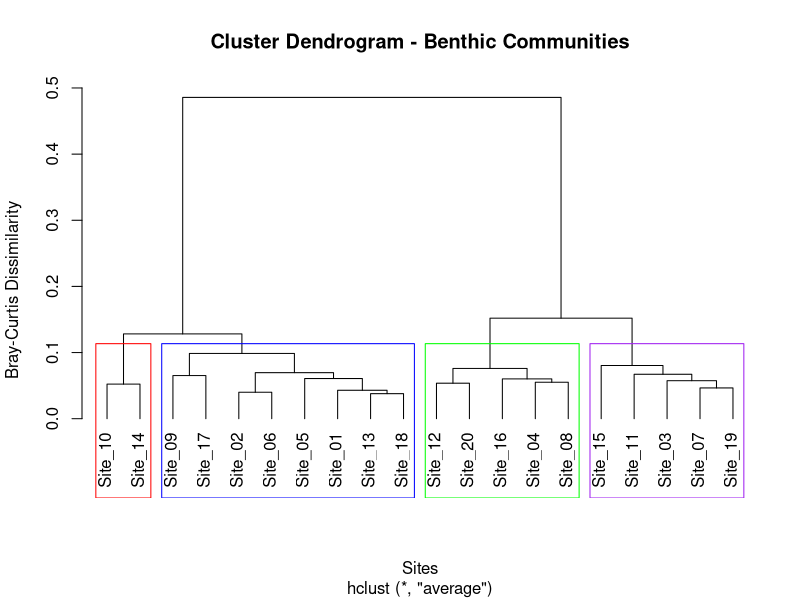
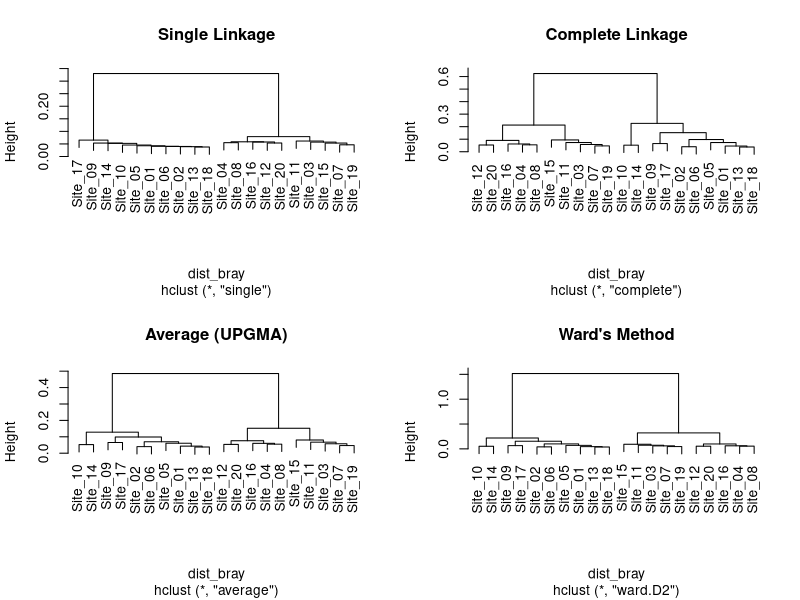
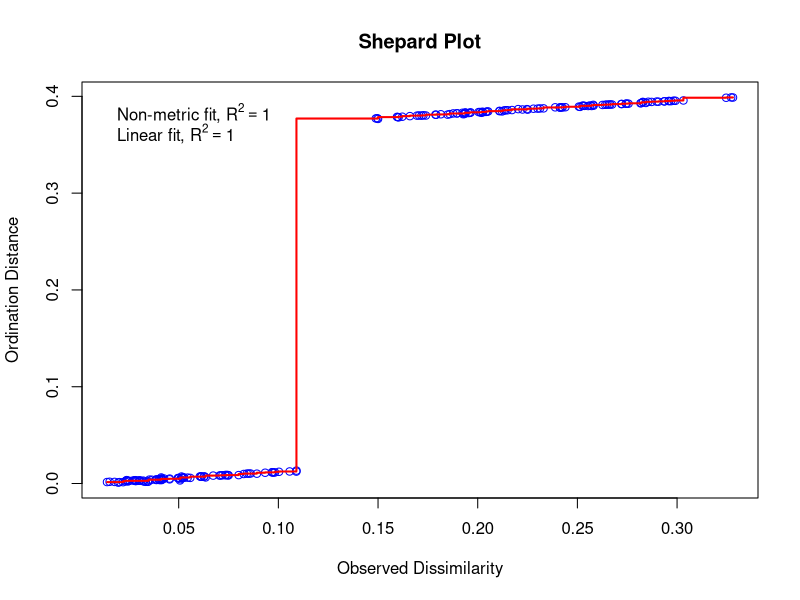
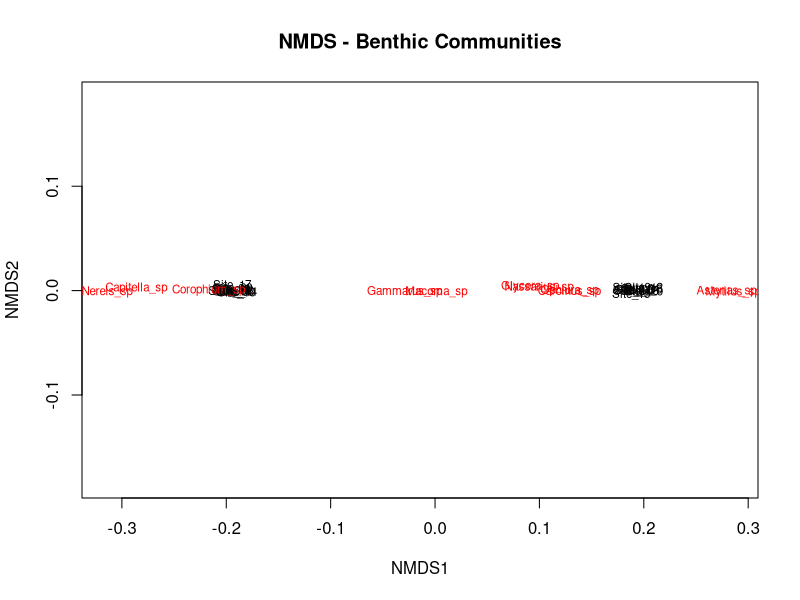
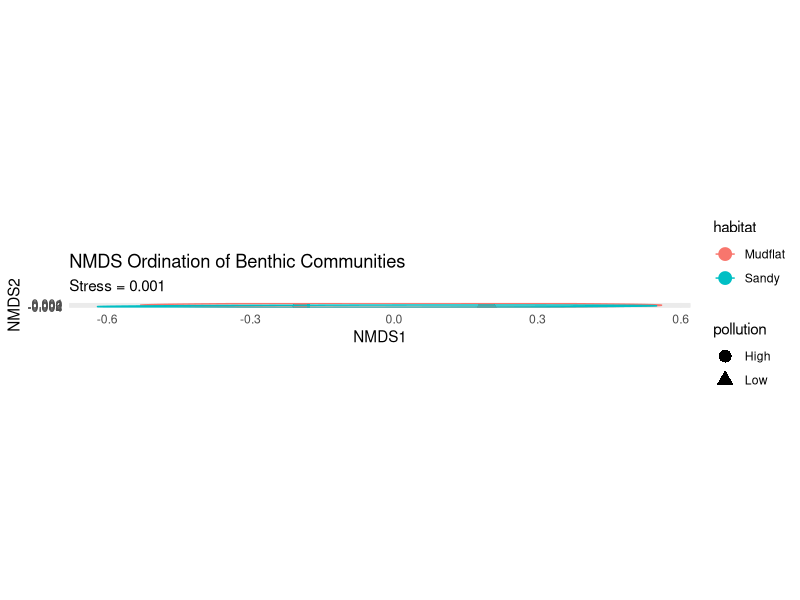
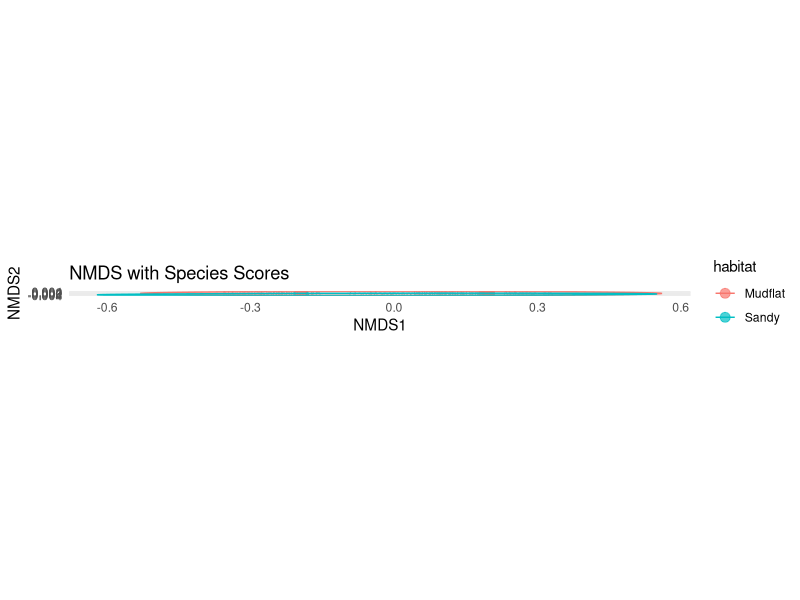
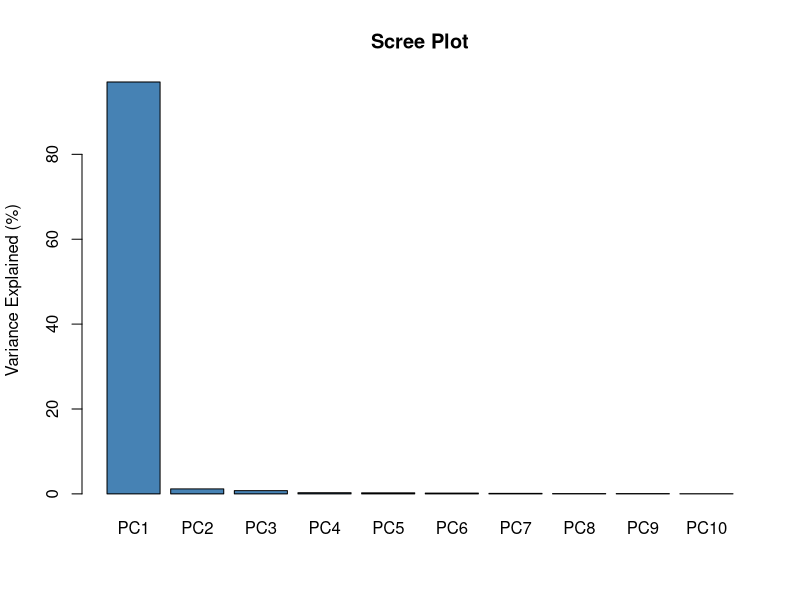
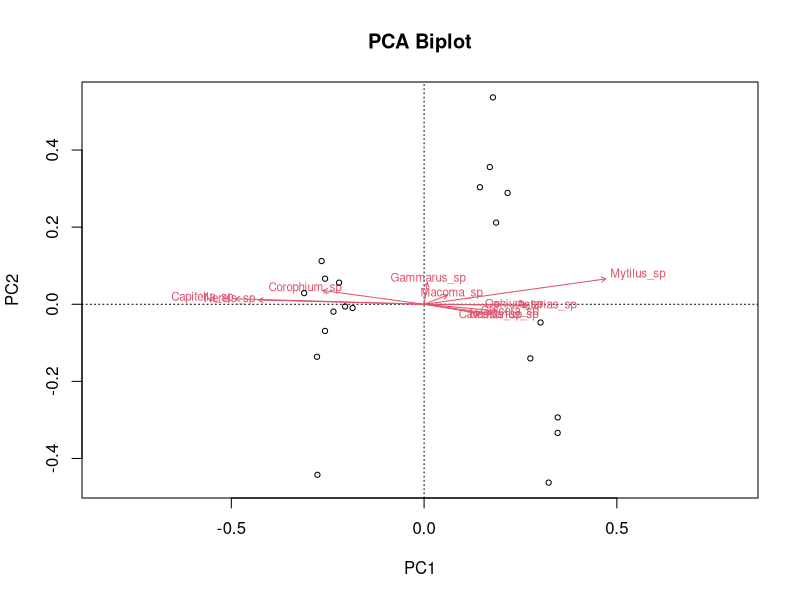

Reproduce these figures in R, in order. (Note: this script raises an error after producing the figures.)
# ============================================
# Multivariate Analysis for Marine Ecology
# Community Structure and Environmental Relationships
# ============================================

# -----------------------------------------
# REQUIRED PACKAGES
# -----------------------------------------

# Install packages (run once)
# install.packages(c("vegan", "ggplot2", "ade4", "cluster", "factoextra"))

library(vegan)
library(ggplot2)
library(MASS)  # For isoMDS

# -----------------------------------------
# SAMPLE DATA: BENTHIC COMMUNITY SURVEYS
# -----------------------------------------

# Benthic invertebrate abundance from 20 coastal sites
# Rows = sites, Columns = taxa

set.seed(123)

benthic_community <- data.frame(
  # Polychaetes
  Nereis_sp = c(45, 52, 12, 8, 60, 55, 15, 10, 48, 58, 18, 5, 50, 62, 20, 8, 42, 55, 14, 6),
  Capitella_sp = c(80, 75, 25, 15, 85, 78, 30, 18, 72, 82, 28, 12, 76, 88, 32, 14, 70, 80, 26, 10),
  Glycera_sp = c(15, 18, 35, 42, 12, 16, 38, 45, 14, 20, 40, 48, 16, 22, 36, 50, 18, 15, 32, 44),

  # Molluscs
  Mytilus_sp = c(5, 8, 65, 72, 6, 10, 58, 68, 7, 12, 62, 75, 8, 15, 55, 70, 4, 9, 60, 78),
  Macoma_sp = c(25, 30, 40, 35, 28, 32, 38, 42, 22, 28, 45, 38, 26, 35, 42, 40, 20, 27, 36, 45),
  Nassarius_sp = c(10, 12, 28, 32, 8, 14, 25, 30, 11, 15, 30, 35, 9, 18, 26, 38, 12, 10, 22, 40),

  # Crustaceans
  Corophium_sp = c(35, 40, 18, 12, 38, 42, 20, 15, 32, 45, 22, 10, 36, 48, 16, 8, 30, 38, 24, 14),
  Gammarus_sp = c(20, 25, 30, 28, 22, 28, 32, 25, 18, 30, 35, 30, 24, 32, 28, 22, 16, 22, 34, 26),
  Carcinus_sp = c(3, 5, 12, 15, 4, 6, 10, 18, 2, 8, 14, 20, 5, 10, 8, 16, 4, 3, 11, 22),

  # Echinoderms
  Asterias_sp = c(2, 3, 18, 22, 1, 4, 15, 25, 3, 5, 20, 28, 2, 6, 12, 24, 1, 2, 16, 30),
  Ophiura_sp = c(8, 10, 25, 30, 6, 12, 22, 28, 9, 14, 28, 35, 7, 16, 20, 32, 5, 8, 24, 38)
)

rownames(benthic_community) <- paste0("Site_", sprintf("%02d", 1:20))

# Environmental data
env_data <- data.frame(
  site = paste0("Site_", sprintf("%02d", 1:20)),
  habitat = factor(c(rep("Mudflat", 4), rep("Sandy", 4), rep("Mudflat", 4),
                     rep("Sandy", 4), rep("Mudflat", 4))),
  pollution = factor(c(rep("High", 2), rep("Low", 2), rep("High", 2), rep("Low", 2),
                       rep("High", 2), rep("Low", 2), rep("High", 2), rep("Low", 2),
                       rep("High", 2), rep("Low", 2))),
  organic_matter = c(8.5, 7.8, 2.1, 1.8, 9.2, 8.0, 2.5, 2.0, 7.5, 8.8, 2.8, 1.5,
                     8.2, 9.0, 2.2, 1.6, 7.0, 8.5, 3.0, 1.2),
  grain_size = c(0.08, 0.10, 0.45, 0.52, 0.06, 0.12, 0.40, 0.55, 0.09, 0.11,
                 0.48, 0.60, 0.07, 0.14, 0.42, 0.58, 0.10, 0.08, 0.38, 0.65),
  depth_m = c(3, 4, 8, 12, 2, 5, 10, 15, 3, 6, 9, 14, 4, 7, 11, 16, 2, 5, 8, 18),
  salinity = c(28, 30, 34, 35, 26, 31, 33, 35, 29, 32, 34, 36, 27, 30, 32, 35, 25, 29, 33, 36)
)

# -----------------------------------------
# PART 1: DATA TRANSFORMATION
# -----------------------------------------

# Community data often needs transformation before analysis

# Square root transformation (moderate down-weighting of abundant species)
benthic_sqrt <- sqrt(benthic_community)

# Log transformation (strong down-weighting)
benthic_log <- log1p(benthic_community)  # log(x + 1) to handle zeros

# Fourth root transformation (common in marine ecology)
benthic_4rt <- benthic_community^0.25

# Presence-absence (binary)
benthic_pa <- decostand(benthic_community, method = "pa")

# Hellinger transformation (recommended for ordination)
benthic_hell <- decostand(benthic_community, method = "hellinger")

# Wisconsin double standardization
benthic_wisc <- wisconsin(benthic_community)

# For this tutorial, we'll use Hellinger transformation
print("Using Hellinger-transformed data for ordination")

# -----------------------------------------
# PART 2: DISTANCE/DISSIMILARITY MATRICES
# -----------------------------------------

# Calculate dissimilarity between sites

# Bray-Curtis dissimilarity (most common for abundance data)
dist_bray <- vegdist(benthic_community, method = "bray")

# Jaccard dissimilarity (presence-absence)
dist_jaccard <- vegdist(benthic_pa, method = "jaccard")

# Euclidean distance (for transformed data)
dist_eucl <- vegdist(benthic_hell, method = "euclidean")

# View dissimilarity matrix
print("Bray-Curtis Dissimilarity (first 5 sites):")
print(round(as.matrix(dist_bray)[1:5, 1:5], 3))

# -----------------------------------------
# PART 3: CLUSTER ANALYSIS
# -----------------------------------------

# Hierarchical clustering to identify site groups

# Using Bray-Curtis dissimilarity
hclust_bray <- hclust(dist_bray, method = "average")  # UPGMA

# Plot dendrogram
plot(hclust_bray,
     main = "Cluster Dendrogram - Benthic Communities",
     xlab = "Sites",
     ylab = "Bray-Curtis Dissimilarity",
     hang = -1)

# Add rectangles to show groups
rect.hclust(hclust_bray, k = 4, border = c("red", "blue", "green", "purple"))

# Cut dendrogram to get group assignments
cluster_groups <- cutree(hclust_bray, k = 4)
print("Cluster Assignments:")
print(cluster_groups)

# Compare with known groups
table(cluster_groups, env_data$habitat)
table(cluster_groups, env_data$pollution)

# Different linkage methods
par(mfrow = c(2, 2))
plot(hclust(dist_bray, method = "single"), main = "Single Linkage")
plot(hclust(dist_bray, method = "complete"), main = "Complete Linkage")
plot(hclust(dist_bray, method = "average"), main = "Average (UPGMA)")
plot(hclust(dist_bray, method = "ward.D2"), main = "Ward's Method")
par(mfrow = c(1, 1))

# -----------------------------------------
# PART 4: NMDS (Non-metric Multidimensional Scaling)
# -----------------------------------------

# NMDS is the most commonly used ordination for community data
# Preserves rank-order of distances between samples

# Run NMDS
nmds_result <- metaMDS(benthic_community,
                        distance = "bray",
                        k = 2,           # Number of dimensions
                        trymax = 100,    # Maximum iterations
                        autotransform = TRUE)

# Check stress value
print(paste("NMDS Stress:", round(nmds_result$stress, 3)))

# Stress interpretation:
# < 0.05 = Excellent
# 0.05-0.10 = Good
# 0.10-0.20 = Acceptable
# > 0.20 = Poor (use with caution)

# Shepard plot (goodness of fit)
stressplot(nmds_result, main = "Shepard Plot")

# Extract NMDS scores
nmds_scores <- as.data.frame(scores(nmds_result, display = "sites"))
nmds_scores$site <- rownames(nmds_scores)
nmds_scores <- cbind(nmds_scores, env_data[, -1])

# Basic NMDS plot
plot(nmds_result, type = "t", main = "NMDS - Benthic Communities")

# ggplot2 visualization
ggplot(nmds_scores, aes(x = NMDS1, y = NMDS2)) +
  geom_point(aes(color = habitat, shape = pollution), size = 4) +
  stat_ellipse(aes(color = habitat), level = 0.95) +
  labs(
    title = "NMDS Ordination of Benthic Communities",
    subtitle = paste("Stress =", round(nmds_result$stress, 3))
  ) +
  theme_minimal() +
  coord_fixed()

# Add species scores
species_scores <- as.data.frame(scores(nmds_result, display = "species"))
species_scores$species <- rownames(species_scores)

ggplot() +
  geom_point(data = nmds_scores, aes(x = NMDS1, y = NMDS2, color = habitat),
             size = 3, alpha = 0.7) +
  geom_text(data = species_scores, aes(x = NMDS1, y = NMDS2, label = species),
            size = 2.5, color = "darkgray") +
  stat_ellipse(data = nmds_scores, aes(x = NMDS1, y = NMDS2, color = habitat)) +
  labs(title = "NMDS with Species Scores") +
  theme_minimal() +
  coord_fixed()

# -----------------------------------------
# PART 5: PCA (Principal Component Analysis)
# -----------------------------------------

# PCA is better for environmental data or transformed community data
# Use Hellinger-transformed data for community PCA

pca_result <- rda(benthic_hell)  # rda() with no constraints = PCA

# Summary of PCA
summary(pca_result)

# Eigenvalues and explained variance
eigenvalues <- pca_result$CA$eig
explained_var <- eigenvalues / sum(eigenvalues) * 100
cumulative_var <- cumsum(explained_var)

print("PCA Variance Explained:")
print(data.frame(
  PC = paste0("PC", 1:5),
  Eigenvalue = round(eigenvalues[1:5], 3),
  Variance_Pct = round(explained_var[1:5], 2),
  Cumulative_Pct = round(cumulative_var[1:5], 2)
))

# Scree plot
barplot(explained_var[1:10],
        names.arg = paste0("PC", 1:10),
        main = "Scree Plot",
        ylab = "Variance Explained (%)",
        col = "steelblue")

# PCA biplot
biplot(pca_result,
       display = c("sites", "species"),
       type = c("text", "points"),
       main = "PCA Biplot")

# Extract PCA scores for ggplot
pca_sites <- as.data.frame(scores(pca_result, display = "sites"))
pca_sites <- cbind(pca_sites, env_data)

pca_species <- as.data.frame(scores(pca_result, display = "species"))
pca_species$species <- rownames(pca_species)

ggplot() +
  geom_point(data = pca_sites, aes(x = PC1, y = PC2, color = habitat, shape = pollution),
             size = 3) +
  geom_segment(data = pca_species,
               aes(x = 0, y = 0, xend = PC1, yend = PC2),
               arrow = arrow(length = unit(0.2, "cm")), color = "gray50") +
  geom_text(data = pca_species, aes(x = PC1, y = PC2, label = species),
            size = 2.5, vjust = -0.5) +
  labs(
    title = "PCA of Benthic Communities",
    x = paste0("PC1 (", round(explained_var[1], 1), "%)"),
    y = paste0("PC2 (", round(explained_var[2], 1), "%)")
  ) +
  theme_minimal() +
  coord_fixed()

# -----------------------------------------
# PART 6: PERMANOVA (Permutational ANOVA)
# -----------------------------------------

# Test if community composition differs between groups
# Non-parametric multivariate ANOVA

# Test effect of habitat
permanova_habitat <- adonis2(benthic_community ~ habitat,
                              data = env_data,
                              method = "bray",
                              permutations = 999)
print("PERMANOVA - Effect of Habitat:")
print(permanova_habitat)

# Test effect of pollution
permanova_pollution <- adonis2(benthic_community ~ pollution,
                                data = env_data,
                                method = "bray",
                                permutations = 999)
print("PERMANOVA - Effect of Pollution:")
print(permanova_pollution)

# Two-factor PERMANOVA with interaction
permanova_full <- adonis2(benthic_community ~ habitat * pollution,
                           data = env_data,
                           method = "bray",
                           permutations = 999)
print("PERMANOVA - Habitat x Pollution:")
print(permanova_full)

# Interpretation:
# R2 = proportion of variance explained by factor
# F = pseudo-F statistic
# Pr(>F) = p-value from permutation test

# -----------------------------------------
# PART 7: ANOSIM (Analysis of Similarities)
# -----------------------------------------

# Alternative to PERMANOVA
# Tests if between-group dissimilarity > within-group dissimilarity

anosim_habitat <- anosim(benthic_community, env_data$habitat, distance = "bray")
print("ANOSIM - Habitat:")
print(anosim_habitat)

# R statistic interpretation:
# R close to 1 = very different between groups
# R close to 0 = no difference
# R < 0 = more similar between groups than within (rare)

plot(anosim_habitat, main = "ANOSIM - Habitat Groups")

# -----------------------------------------
# PART 8: SIMPER (Similarity Percentages)
# -----------------------------------------

# Identify which species contribute to differences between groups

simper_result <- simper(benthic_community, env_data$habitat)
print("SIMPER - Species contributing to differences between habitats:")
summary(simper_result)

# More detailed output
simper_mudflat_sandy <- simper_result$Mudflat_Sandy
print(head(simper_mudflat_sandy, 10))

# -----------------------------------------
# PART 9: CCA/RDA (Constrained Ordination)
# -----------------------------------------

# RDA (Redundancy Analysis) - Linear relationships
# CCA (Canonical Correspondence Analysis) - Unimodal relationships

# Prepare environmental matrix (numeric only)
env_matrix <- env_data[, c("organic_matter", "grain_size", "depth_m", "salinity")]

# RDA: Constrained ordination with environmental variables
rda_result <- rda(benthic_hell ~ organic_matter + grain_size + depth_m + salinity,
                   data = env_data)

# RDA summary
print("RDA Summary:")
summary(rda_result)

# Variance partitioning
print("Constrained variance explained:")
print(RssquareAdj(rda_result))

# Test significance of RDA
anova(rda_result, permutations = 999)

# Test significance of each axis
anova(rda_result, by = "axis", permutations = 999)

# Test significance of each variable
anova(rda_result, by = "terms", permutations = 999)

# RDA triplot
plot(rda_result, scaling = 2, main = "RDA Triplot")

# CCA (for comparison)
cca_result <- cca(benthic_community ~ organic_matter + grain_size + depth_m + salinity,
                   data = env_data)
plot(cca_result, main = "CCA Triplot")

# -----------------------------------------
# PART 10: VARIANCE PARTITIONING
# -----------------------------------------

# Partition variance among groups of environmental variables

# Group 1: Sediment characteristics
# Group 2: Physical factors

varpart_result <- varpart(benthic_hell,
                           ~ organic_matter + grain_size,  # Sediment
                           ~ depth_m + salinity,           # Physical
                           data = env_data)

print("Variance Partitioning:")
print(varpart_result)

# Visualize
plot(varpart_result,
     Xnames = c("Sediment", "Physical"),
     bg = c("red", "blue"),
     main = "Variance Partitioning")

# -----------------------------------------
# PART 11: ENVIRONMENTAL FITTING
# -----------------------------------------

# Fit environmental vectors to NMDS ordination

envfit_result <- envfit(nmds_result, env_matrix, permutations = 999)
print("Environmental Fitting to NMDS:")
print(envfit_result)

# Plot with environmental vectors
plot(nmds_result, type = "t", main = "NMDS with Environmental Vectors")
plot(envfit_result, p.max = 0.05, col = "red")  # Only significant vectors

# Fit factors (categorical variables)
envfit_factors <- envfit(nmds_result, env_data[, c("habitat", "pollution")],
                          permutations = 999)
print(envfit_factors)

# -----------------------------------------
# PART 12: INDICATOR SPECIES ANALYSIS
# -----------------------------------------

# Identify species indicative of certain groups
# Requires indicspecies package

# install.packages("indicspecies")
# library(indicspecies)

# indval_result <- multipatt(benthic_community, env_data$habitat,
#                            func = "IndVal.g", control = how(nperm = 999))
# summary(indval_result)

# Alternative using vegan
# Species most associated with each group
species_means_mudflat <- colMeans(benthic_community[env_data$habitat == "Mudflat", ])
species_means_sandy <- colMeans(benthic_community[env_data$habitat == "Sandy", ])

indicator_ratio <- species_means_mudflat / species_means_sandy
print("Species preference (Mudflat:Sandy ratio):")
print(round(sort(indicator_ratio, decreasing = TRUE), 2))

# -----------------------------------------
# SUMMARY: METHOD SELECTION GUIDE
# -----------------------------------------

cat("
=========================================
MULTIVARIATE ANALYSIS QUICK GUIDE
=========================================

DATA TRANSFORMATION:
- Hellinger: Best for ordination (PCA, RDA)
- Square root: Moderate down-weighting
- Log(x+1): Strong down-weighting
- Presence-absence: Ignore abundance

DISSIMILARITY MEASURES:
- Bray-Curtis: Standard for abundance data
- Jaccard: Presence-absence data
- Euclidean: Transformed data only

ORDINATION METHODS:
- NMDS: Best for community data, non-linear
- PCA: Linear, for transformed data/environment
- CA/DCA: Unimodal species responses

CONSTRAINED ORDINATION:
- RDA: Linear species-environment relationships
- CCA: Unimodal species-environment relationships

HYPOTHESIS TESTING:
- PERMANOVA: Test group differences (adonis2)
- ANOSIM: Alternative to PERMANOVA
- SIMPER: Species contributions to differences

VARIABLE SELECTION:
- envfit: Fit vectors to ordination
- varpart: Variance partitioning
=========================================
")

# ============================================
# End of Multivariate Analysis Tutorial
# ============================================
